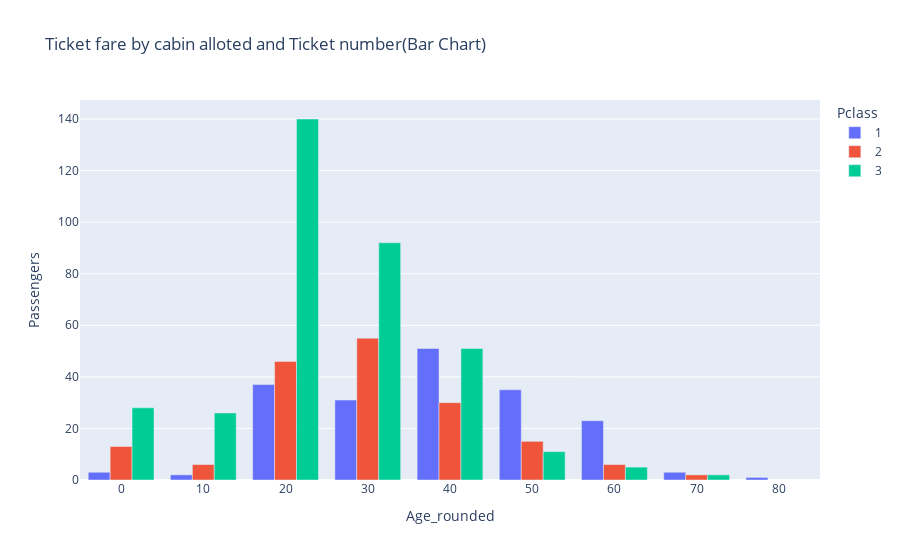

Write notebook code for a chart like this one.
### Markdown cell above
These are the 3 issues which we face with the visualization-
Difficult to compare: The bubble graph makes it difficult to compare the ticket fare of different cabin and seat number.
Limited information: The  above graph only gives us the information about the price of the ticket selected, not the prices of all the tickets. Which makes us difficult to understand the ticket price for different seats.
Overplotting points: As the data is dense, the issue of overplotting arises, leading to the loss of valuable information about individual data points. Overlapping points make it challenging to discern whether there are multiple points at a specific location or just one, thereby impeding the accuracy and depth of analysis.

### Code cell
import plotly.express as px
fig = px.bar(
    data_frame=df_plot,
    x="Age_rounded",
    y="Passengers",
    color="Pclass",
    barmode="group", 
    title="Ticket fare by cabin alloted and Ticket number(Bar Chart)",
)
fig.show()

fig = px.violin(
    data_frame=df_plot,
    x="Age_rounded",
    y="Passengers",
    color="Pclass",
    title="Fixing the Ticket Fare Based on Cabin Availability and Seat Number(Violin Plot)",
)
fig.show()

### Figure 1 — Plotly figure (JSON) as saved in the notebook; plotly's stock layout.template omitted (floating-point values rounded to 4 significant figures)
{"data": [{"alignmentgroup": "True", "hovertemplate": "Pclass=1<br>Age_rounded=%{x}<br>Passengers=%{y}<extra></extra>", "legendgroup": "1", "marker": {"color": "#636efa", "pattern": {"shape": ""}}, "name": "1", "offsetgroup": "1", "orientation": "v", "showlegend": true, "textposition": "auto", "type": "bar", "x": [0, 10, 20, 30, 40, 50, 60, 70, 80], "xaxis": "x", "y": [3, 2, 37, 31, 51, 35, 23, 3, 1], "yaxis": "y"}, {"alignmentgroup": "True", "hovertemplate": "Pclass=2<br>Age_rounded=%{x}<br>Passengers=%{y}<extra></extra>", "legendgroup": "2", "marker": {"color": "#EF553B", "pattern": {"shape": ""}}, "name": "2", "offsetgroup": "2", "orientation": "v", "showlegend": true, "textposition": "auto", "type": "bar", "x": [0, 10, 20, 30, 40, 50, 60, 70], "xaxis": "x", "y": [13, 6, 46, 55, 30, 15, 6, 2], "yaxis": "y"}, {"alignmentgroup": "True", "hovertemplate": "Pclass=3<br>Age_rounded=%{x}<br>Passengers=%{y}<extra></extra>", "legendgroup": "3", "marker": {"color": "#00cc96", "pattern": {"shape": ""}}, "name": "3", "offsetgroup": "3", "orientation": "v", "showlegend": true, "textposition": "auto", "type": "bar", "x": [0, 10, 20, 30, 40, 50, 60, 70], "xaxis": "x", "y": [28, 26, 140, 92, 51, 11, 5, 2], "yaxis": "y"}], "layout": {"barmode": "group", "legend": {"title": {"text": "Pclass"}, "tracegroupgap": 0}, "title": {"text": "Ticket fare by cabin alloted and Ticket number(Bar Chart)"}, "xaxis": {"anchor": "y", "domain": [0, 1], "title": {"text": "Age_rounded"}}, "yaxis": {"anchor": "x", "domain": [0, 1], "title": {"text": "Passengers"}}}}
